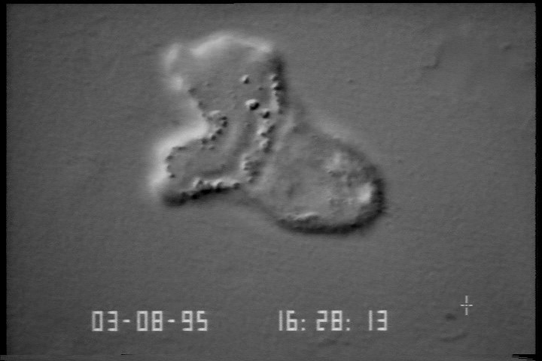
#> input picture Data/Other_Cells/amoeba.tif, 542 x 361 px, shrunk from 720 x 480 before the run; the run also reads 1 picture not shown here
$ jupyter execute --allow-errors Example_MESS_Other_cells.ipynb   (shell and % lines are left out)
#> lines starting #> are read from the running program, lines starting #| are printed output that depends on the picture; after the words box and inside, x2 and y2 are one past the last pixel; in counts of white or black regions, pixels touching at a corner belong together
[cell 1]
import matplotlib.pyplot as plt
import matplotlib.image as mpimg
import numpy as np
import sys,os

metroidpath = os.path.abspath('../')
if metroidpath not in sys.path:
    sys.path.append(metroidpath)
items = os.listdir(metroidpath)
if 'MESS.py' not in items:
    ! jupyter nbconvert --to python ../MESS.ipynb --output-dir ../
import MESS as mes

## Mandatory Parameters:

[cell 2]
from skimage import io
fpath = os.path.join('../Data','Other_Cells')


fname = 'amoeba.tif'
fullpath = os.path.join(fpath,fname)
video_0 = io.imread(fullpath)
#> video_0 is the input picture: shape (361, 542); min 0, max 226, mean 87.9

fname = 'neuron.tif'
fullpath = os.path.join(fpath,fname)
video_2 = io.imread(fullpath)
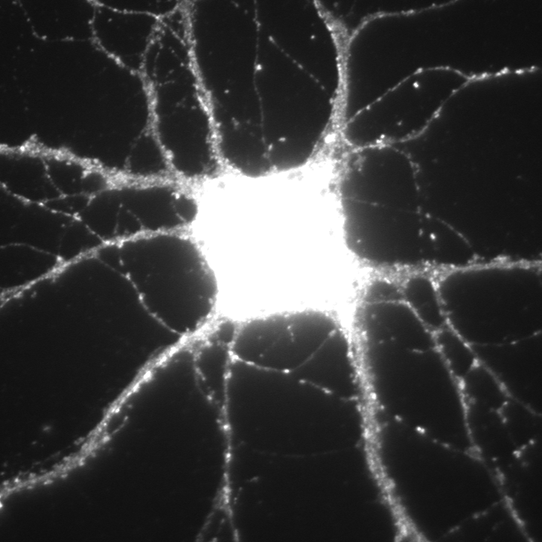
#> input picture Data/Other_Cells/neuron.tif, 542 x 542 px, shrunk from 720 x 720 before the run
#> video_2 is the input picture: shape (542, 542); min 13, max 255, mean 60.1

fname = 'snap.tif'
fpath3 = os.path.join('../Data','Cell2','video0')
fullpath3 = os.path.join(fpath3,fname)
video_3 = io.imread(fullpath3)
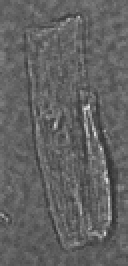
#> input picture Data/Cell1/snap.tif, 64 x 133 px, shrunk from 85 x 177 before the run, found by its file name (shown 2 times larger)
#> video_3 is the input picture: shape (133, 64, 3); min 41, max 230, mean 98.2

[cell 3]
n_ROIs_out = 16
n_ROIs_in = 16
nregions0 = n_ROIs_in + n_ROIs_out
mname = 'amoeba_mask.tif'
fullpath = os.path.join(fpath,mname)
mask0 = io.imread(fullpath)
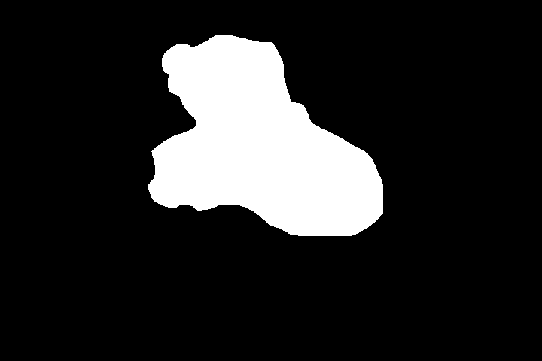
#> mask0: shape (361, 542) uint16; values 0 (black) and 1 (white), 15.2% white; 1 white region, box (x1, y1, x2, y2) and area: (148, 35, 383, 236) 29815

#> (the rest of this cell did not finish here and is left out)

[cell 4]
n_ROIs_out = 16
n_ROIs_in = 16
nregions1 = n_ROIs_in + n_ROIs_out
mname = 'amoeba_mask2.tif'
fullpath = os.path.join(fpath,mname)
#> (the rest of this cell did not finish here and is left out)

[cell 5]
n_ROIs_out = 2
#> n_ROIs_out = 2
n_ROIs_in = 16
nregions2 = n_ROIs_in + n_ROIs_out
#> nregions2 = 18
mname = 'amoeba_mask2.tif'
fullpath = os.path.join(fpath,mname)
#> (the rest of this cell did not finish here and is left out)

[cell 6]
n_ROIs_out = 16
#> n_ROIs_out = 16
n_ROIs_in = 4
nregions3 = n_ROIs_in + n_ROIs_out
#> nregions3 = 20
mname = 'amoeba_mask2.tif'
fullpath = os.path.join(fpath,mname)
#> (the rest of this cell did not finish here and is left out)

[cell 7]
n_ROIs_out = 2
#> n_ROIs_out = 2
n_ROIs_in = 4
nregions4 = n_ROIs_in + n_ROIs_out
#> nregions4 = 6
mname = 'amoeba_mask2.tif'
fullpath = os.path.join(fpath,mname)
#> (the rest of this cell did not finish here and is left out)

[cell 8]
n_ROIs_out = 30
#> n_ROIs_out = 30
n_ROIs_in = 30
nregions5 = n_ROIs_in + n_ROIs_out
#> nregions5 = 60
mname = 'amoeba_mask2.tif'
fullpath = os.path.join(fpath,mname)
#> (the rest of this cell did not finish here and is left out)

[cell 9]
n_ROIs_out = 16
#> n_ROIs_out = 16
n_ROIs_in = 16
nregions6 = n_ROIs_in + n_ROIs_out
#> nregions6 = 32
mname = 'neuron_mask.tif'
fullpath = os.path.join(fpath,mname)
#> (the rest of this cell did not finish here and is left out)

[cell 10]
n_ROIs_out = 40
#> n_ROIs_out = 40
n_ROIs_in = 40
nregions7 = n_ROIs_in + n_ROIs_out
#> nregions7 = 80
mname = 'cellmask.tif'
fullpath3 = os.path.join(fpath3,mname)
#> (the rest of this cell did not finish here and is left out)

[cell 11]
n_ROIs_out = 50
#> n_ROIs_out = 50
n_ROIs_in = 50
nregions8 = n_ROIs_in + n_ROIs_out
#> nregions8 = 100
mname = 'cellmask.tif'
fullpath3 = os.path.join(fpath3,mname)
#> (the rest of this cell did not finish here and is left out)

## Plot the results:
### 1. Video0

[cell 12]
nregions = nregions0
#> nregions = 32
ncolors = nregions0
from matplotlib import cm
from matplotlib.colors import ListedColormap
brg = cm.get_cmap('brg', nregions)
newcolors2 = np.tile((np.arange(0,ncolors))/(ncolors-1),nregions//(ncolors-1))
#> newcolors2 = 32 values from 0 to 1
newcolors2 = newcolors2[:nregions]
newcolors2 = brg(newcolors2)
#> newcolors2 = 32 rows, first 6: [0, 0, 1, 1], [0.0645, 0, 0.935, 1], [0.129, 0, 0.871, 1], [0.194, 0, 0.806, 1], [0.258, 0, 0.742, 1], [0.323, 0, 0.677, 1]
black = np.array([0, 0, 0, 1])
newcolors2 = np.insert(newcolors2,0,black,axis=0)
#> newcolors2 = 33 rows, first 6: [0, 0, 0, 1], [0, 0, 1, 1], [0.0645, 0, 0.935, 1], [0.129, 0, 0.871, 1], [0.194, 0, 0.806, 1], [0.258, 0, 0.742, 1]
newcmp2 = ListedColormap(newcolors2)

fig, ax = plt.subplots(figsize=[15,20],nrows=1, ncols=1)
#> (the rest of this cell did not finish here and is left out)

[cell 13]
nregions = nregions1
ncolors = nregions
from matplotlib import cm
from matplotlib.colors import ListedColormap
brg = cm.get_cmap('brg', nregions)
newcolors2 = np.tile((np.arange(0,ncolors))/(ncolors-1),nregions//(ncolors-1))
newcolors2 = newcolors2[:nregions]
newcolors2 = brg(newcolors2)
black = np.array([0, 0, 0, 1])
newcolors2 = np.insert(newcolors2,0,black,axis=0)
newcmp2 = ListedColormap(newcolors2)


fig, ax = plt.subplots(figsize=[15,20],nrows=1, ncols=1)
#> (the rest of this cell did not finish here and is left out)

[cell 14]
nregions = nregions2
#> nregions = 18
ncolors = nregions
#> ncolors = 18
from matplotlib import cm
from matplotlib.colors import ListedColormap
brg = cm.get_cmap('brg', nregions)
newcolors2 = np.tile((np.arange(0,ncolors))/(ncolors-1),nregions//(ncolors-1))
#> newcolors2 = 18 values from 0 to 1
newcolors2 = newcolors2[:nregions]
newcolors2 = brg(newcolors2)
#> newcolors2 = 18 rows, first 6: [0, 0, 1, 1], [0.118, 0, 0.882, 1], [0.235, 0, 0.765, 1], [0.353, 0, 0.647, 1], [0.471, 0, 0.529, 1], [0.588, 0, 0.412, 1]
black = np.array([0, 0, 0, 1])
newcolors2 = np.insert(newcolors2,0,black,axis=0)
#> newcolors2 = 19 rows, first 6: [0, 0, 0, 1], [0, 0, 1, 1], [0.118, 0, 0.882, 1], [0.235, 0, 0.765, 1], [0.353, 0, 0.647, 1], [0.471, 0, 0.529, 1]
newcmp2 = ListedColormap(newcolors2)
fig, ax = plt.subplots(figsize=[15,20],nrows=1, ncols=1)
#> (the rest of this cell did not finish here and is left out)

[cell 15]
nregions = nregions3
#> nregions = 20
ncolors = nregions
#> ncolors = 20
from matplotlib import cm
from matplotlib.colors import ListedColormap
brg = cm.get_cmap('brg', nregions)
newcolors2 = np.tile((np.arange(0,ncolors))/(ncolors-1),nregions//(ncolors-1))
#> newcolors2 = 20 values from 0 to 1
newcolors2 = newcolors2[:nregions]
newcolors2 = brg(newcolors2)
#> newcolors2 = 20 rows, first 6: [0, 0, 1, 1], [0.105, 0, 0.895, 1], [0.211, 0, 0.789, 1], [0.316, 0, 0.684, 1], [0.421, 0, 0.579, 1], [0.526, 0, 0.474, 1]
black = np.array([0, 0, 0, 1])
newcolors2 = np.insert(newcolors2,0,black,axis=0)
#> newcolors2 = 21 rows, first 6: [0, 0, 0, 1], [0, 0, 1, 1], [0.105, 0, 0.895, 1], [0.211, 0, 0.789, 1], [0.316, 0, 0.684, 1], [0.421, 0, 0.579, 1]
newcmp2 = ListedColormap(newcolors2)

fig, ax = plt.subplots(figsize=[15,20],nrows=1, ncols=1)
#> (the rest of this cell did not finish here and is left out)
